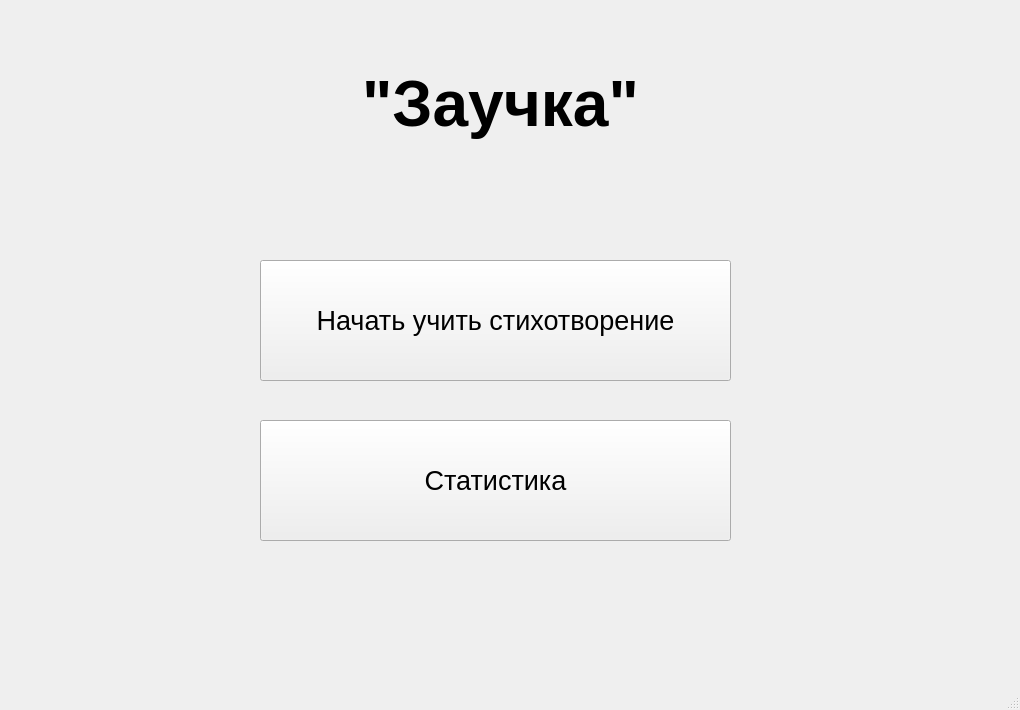
<?xml version="1.0" encoding="UTF-8"?>
<ui version="4.0">
 <class>mainWindow</class>
 <widget class="QMainWindow" name="mainWindow">
  <property name="geometry">
   <rect>
    <x>0</x>
    <y>0</y>
    <width>1020</width>
    <height>710</height>
   </rect>
  </property>
  <property name="windowTitle">
   <string>MainWindow</string>
  </property>
  <widget class="QWidget" name="centralwidget">
   <widget class="QStackedWidget" name="stackedWidget">
    <property name="geometry">
     <rect>
      <x>0</x>
      <y>0</y>
      <width>1011</width>
      <height>681</height>
     </rect>
    </property>
    <property name="currentIndex">
     <number>0</number>
    </property>
    <widget class="QWidget" name="page">
     <widget class="QPushButton" name="learnButton">
      <property name="geometry">
       <rect>
        <x>260</x>
        <y>260</y>
        <width>471</width>
        <height>121</height>
       </rect>
      </property>
      <property name="font">
       <font>
        <pointsize>20</pointsize>
       </font>
      </property>
      <property name="text">
       <string>Начать учить стихотворение</string>
      </property>
     </widget>
     <widget class="QLabel" name="label">
      <property name="geometry">
       <rect>
        <x>160</x>
        <y>10</y>
        <width>681</width>
        <height>191</height>
       </rect>
      </property>
      <property name="font">
       <font>
        <pointsize>48</pointsize>
       </font>
      </property>
      <property name="autoFillBackground">
       <bool>false</bool>
      </property>
      <property name="lineWidth">
       <number>2</number>
      </property>
      <property name="text">
       <string>&lt;html&gt;&lt;head/&gt;&lt;body&gt;&lt;p&gt;&lt;span style=&quot; font-weight:600;&quot;&gt;&amp;quot;Заучка&amp;quot;&lt;/span&gt;&lt;/p&gt;&lt;/body&gt;&lt;/html&gt;</string>
      </property>
      <property name="alignment">
       <set>Qt::AlignCenter</set>
      </property>
     </widget>
     <widget class="QPushButton" name="statsButton">
      <property name="geometry">
       <rect>
        <x>260</x>
        <y>420</y>
        <width>471</width>
        <height>121</height>
       </rect>
      </property>
      <property name="font">
       <font>
        <pointsize>20</pointsize>
       </font>
      </property>
      <property name="text">
       <string>Статистика</string>
      </property>
     </widget>
    </widget>
    <widget class="QWidget" name="page_2">
     <widget class="QLabel" name="label_2">
      <property name="geometry">
       <rect>
        <x>0</x>
        <y>0</y>
        <width>801</width>
        <height>101</height>
       </rect>
      </property>
      <property name="font">
       <font>
        <pointsize>32</pointsize>
       </font>
      </property>
      <property name="text">
       <string>Информация о стихотворении</string>
      </property>
      <property name="alignment">
       <set>Qt::AlignLeading|Qt::AlignLeft|Qt::AlignVCenter</set>
      </property>
     </widget>
     <widget class="QPlainTextEdit" name="nameEdit">
      <property name="geometry">
       <rect>
        <x>40</x>
        <y>150</y>
        <width>281</width>
        <height>31</height>
       </rect>
      </property>
     </widget>
     <widget class="QLabel" name="label_3">
      <property name="geometry">
       <rect>
        <x>40</x>
        <y>130</y>
        <width>181</width>
        <height>21</height>
       </rect>
      </property>
      <property name="font">
       <font>
        <pointsize>12</pointsize>
       </font>
      </property>
      <property name="text">
       <string>Название</string>
      </property>
     </widget>
     <widget class="QLabel" name="label_4">
      <property name="geometry">
       <rect>
        <x>350</x>
        <y>130</y>
        <width>121</width>
        <height>21</height>
       </rect>
      </property>
      <property name="font">
       <font>
        <pointsize>12</pointsize>
       </font>
      </property>
      <property name="text">
       <string>Автор</string>
      </property>
     </widget>
     <widget class="QPlainTextEdit" name="authorEdit">
      <property name="geometry">
       <rect>
        <x>350</x>
        <y>150</y>
        <width>281</width>
        <height>31</height>
       </rect>
      </property>
     </widget>
     <widget class="QTextEdit" name="poemEdit">
      <property name="geometry">
       <rect>
        <x>40</x>
        <y>210</y>
        <width>591</width>
        <height>351</height>
       </rect>
      </property>
     </widget>
     <widget class="QLabel" name="label_5">
      <property name="geometry">
       <rect>
        <x>40</x>
        <y>190</y>
        <width>281</width>
        <height>21</height>
       </rect>
      </property>
      <property name="font">
       <font>
        <pointsize>12</pointsize>
       </font>
      </property>
      <property name="text">
       <string>Текст стихотворения</string>
      </property>
     </widget>
     <widget class="QSpinBox" name="lines">
      <property name="geometry">
       <rect>
        <x>690</x>
        <y>210</y>
        <width>111</width>
        <height>71</height>
       </rect>
      </property>
      <property name="font">
       <font>
        <pointsize>16</pointsize>
       </font>
      </property>
      <property name="value">
       <number>4</number>
      </property>
     </widget>
     <widget class="QLabel" name="label_6">
      <property name="geometry">
       <rect>
        <x>690</x>
        <y>160</y>
        <width>121</width>
        <height>51</height>
       </rect>
      </property>
      <property name="font">
       <font>
        <pointsize>12</pointsize>
       </font>
      </property>
      <property name="text">
       <string>Кол-во строк
в строфе</string>
      </property>
     </widget>
     <widget class="QPushButton" name="openFileBtn">
      <property name="geometry">
       <rect>
        <x>494</x>
        <y>570</y>
        <width>131</width>
        <height>23</height>
       </rect>
      </property>
      <property name="text">
       <string>Открыть txt файл</string>
      </property>
     </widget>
     <widget class="QPushButton" name="readyButton">
      <property name="geometry">
       <rect>
        <x>760</x>
        <y>520</y>
        <width>161</width>
        <height>111</height>
       </rect>
      </property>
      <property name="font">
       <font>
        <pointsize>20</pointsize>
       </font>
      </property>
      <property name="text">
       <string>Готово</string>
      </property>
     </widget>
    </widget>
   </widget>
  </widget>
  <widget class="QMenuBar" name="menubar">
   <property name="geometry">
    <rect>
     <x>0</x>
     <y>0</y>
     <width>1020</width>
     <height>21</height>
    </rect>
   </property>
  </widget>
  <widget class="QStatusBar" name="statusbar"/>
 </widget>
 <resources/>
 <connections/>
</ui>
